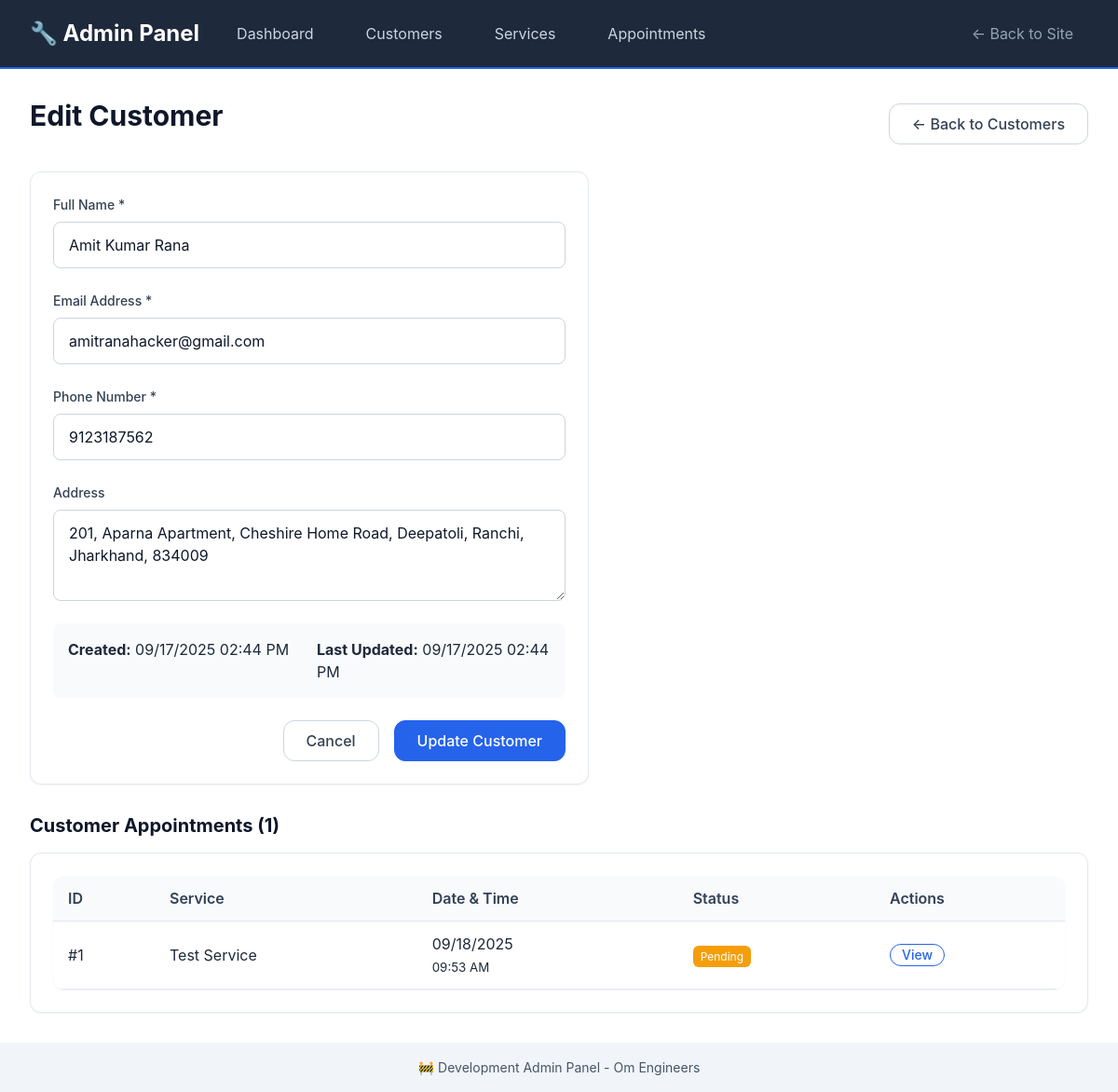
The page /admin/customers/1/edit on the database as committed earlier.
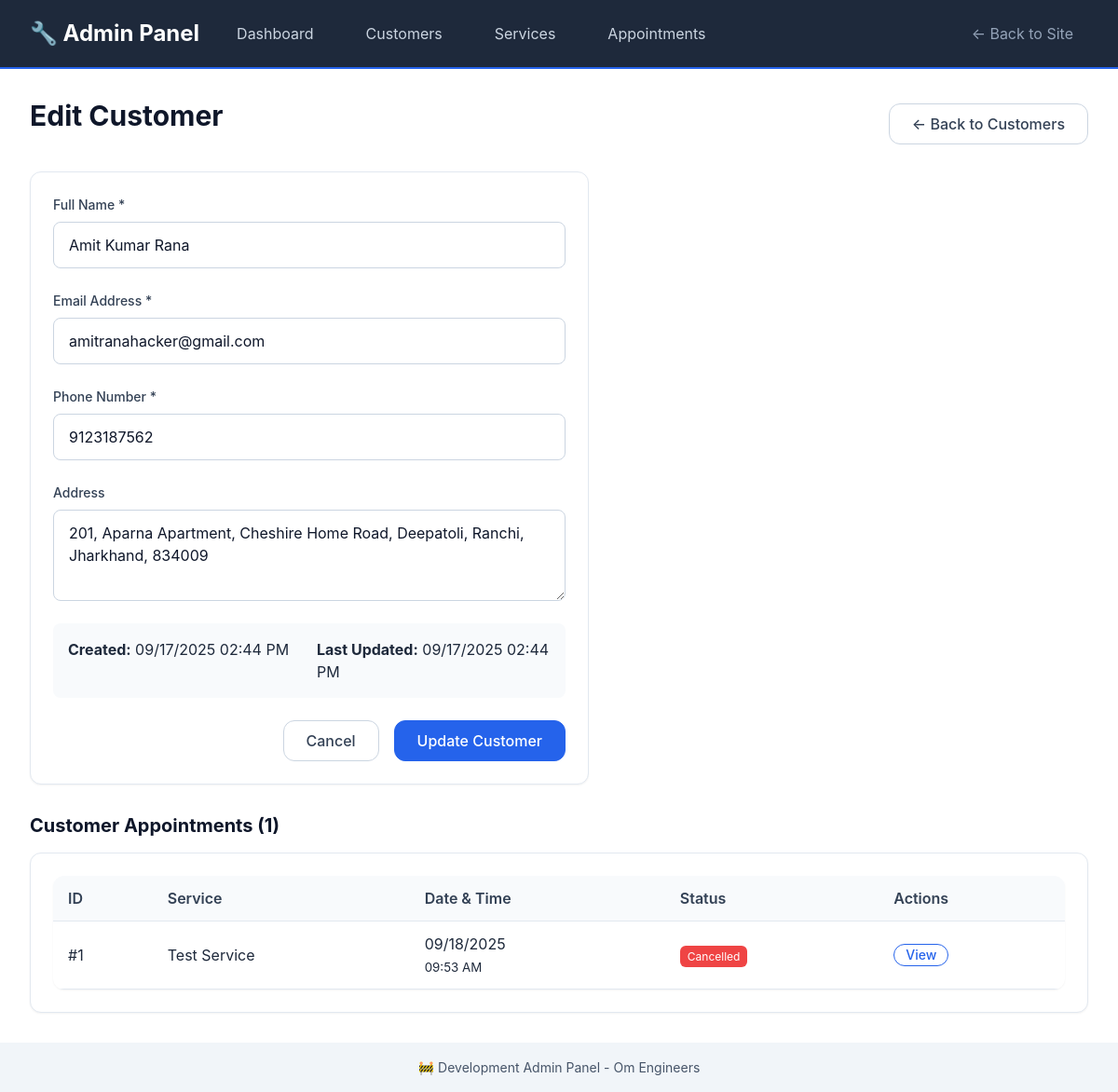
The same page on the database as committed later.
### models/appointment_db.py (models this page shows, shortened)
class Appointment(db.Model):
    __tablename__ = 'appointments'
    id: Mapped[int] = mapped_column(primary_key=True)
    customer_id: Mapped[int] = mapped_column(ForeignKey('customers.id'), nullable=False)
    service_id: Mapped[int] = mapped_column(ForeignKey('services.id'), nullable=False)
    appointment_date: Mapped[date] = mapped_column(Date, nullable=False, index=True)
    appointment_time: Mapped[time] = mapped_column(Time, nullable=False)
    appointment_type: Mapped[AppointmentType] = mapped_column(Enum(AppointmentType), default=AppointmentType.SERVICE)
    status: Mapped[AppointmentStatus] = mapped_column(Enum(AppointmentStatus), default=AppointmentStatus.PENDING, index=True)
    notes: Mapped[str] = mapped_column(Text, nullable=True)
    address: Mapped[str] = mapped_column(Text, nullable=True)
    estimated_duration: Mapped[str] = mapped_column(String(50), nullable=True)
    estimated_cost: Mapped[str] = mapped_column(String(50), nullable=True)
    actual_cost: Mapped[str] = mapped_column(String(50), nullable=True)
    technician_notes: Mapped[str] = mapped_column(Text, nullable=True)
    created_at: Mapped[datetime] = mapped_column(DateTime, default=datetime.utcnow)
    updated_at: Mapped[datetime] = mapped_column(DateTime, default=datetime.utcnow, onupdate=datetime.utcnow)
    completed_at: Mapped[datetime] = mapped_column(DateTime, nullable=True)
    cancelled_at: Mapped[datetime] = mapped_column(DateTime, nullable=True)
    customer = db.relationship('Customer', back_populates='appointments')
    service = db.relationship('Service', back_populates='appointments')

### models/service_db.py (models this page shows, shortened)
class Service(db.Model):
    __tablename__ = 'services'
    id: Mapped[int] = mapped_column(primary_key=True)
    name: Mapped[str] = mapped_column(String(100), nullable=False)
    description: Mapped[str] = mapped_column(Text, nullable=False)
    category: Mapped[str] = mapped_column(String(50), nullable=False, index=True)
    duration: Mapped[str] = mapped_column(String(50), nullable=False)
    price_range: Mapped[str] = mapped_column(String(50), nullable=False)
    icon: Mapped[str] = mapped_column(String(10), default="🔧")
    is_active: Mapped[bool] = mapped_column(Boolean, default=True, index=True)
    created_at: Mapped[datetime] = mapped_column(DateTime, default=datetime.utcnow)
    updated_at: Mapped[datetime] = mapped_column(DateTime, default=datetime.utcnow, onupdate=datetime.utcnow)
    appointments = db.relationship('Appointment', back_populates='service')

### routes/admin.py (the view)
@admin_bp.route('/customers/<int:customer_id>/edit')
def edit_customer(customer_id):
    customer = Customer.query.get_or_404(customer_id)
    return render_template('admin/customer_form.html', customer=customer)

### templates/admin/customer_form.html (shortened to what the changed rows need)
{% extends "admin/base.html" %}
{% block content %}
<div style="display: flex; justify-content: space-between; align-items: center; margin-bottom: var(--space-6);">
    <h1>{% if customer %}Edit Customer{% else %}Add New Customer{% endif %}</h1>
</div>
{% if customer and customer.appointments %}
<div style="margin-top: var(--space-8);">
    <div class="card">
        <table class="admin-table">
            <thead>
                <tr>
                    <th>ID</th>
                    <th>Service</th>
                    <th>Date & Time</th>
                    <th>Status</th>
                    <th>Actions</th>
                </tr>
            </thead>
            <tbody>
                {% for appointment in customer.appointments %}
                <tr>
                    <td>#{{ appointment.id }}</td>
                    <td>{{ appointment.service.name if appointment.service else 'Unknown' }}</td>
                    <td>
                        {{ appointment.appointment_date.strftime('%m/%d/%Y') }}<br>
                        <small>{{ appointment.appointment_time.strftime('%I:%M %p') }}</small>
                    </td>
                    <td>
                        <span style="background-color:
                            {% if appointment.status.value == 'pending' %}var(--warning-color)
                            {% elif appointment.status.value == 'confirmed' %}var(--primary-color)
                            {% elif appointment.status.value == 'completed' %}var(--success-color)
                            {% elif appointment.status.value == 'cancelled' %}var(--error-color)
                            {% else %}var(--gray-400){% endif %};
                            color: var(--white); padding: var(--space-1) var(--space-2); border-radius: var(--border-radius-sm); font-size: var(--font-size-xs);">
                            {{ appointment.status.value.title() }}
                        </span>
                    </td>
                    <td>
                        <a href="{{ url_for('admin.edit_appointment', appointment_id=appointment.id) }}"
                           class="btn btn-sm btn-outline">View</a>
                    </td>
                </tr>
                {% endfor %}
            </tbody>
        </table>
    </div>
</div>
{% endif %}
{% endblock %}

Rows that differ between the two databases and show on the page:
changed Appointment "09:53 AM": status "PENDING" → "CANCELLED" (drawn); status.value "Pending" → "Cancelled"
